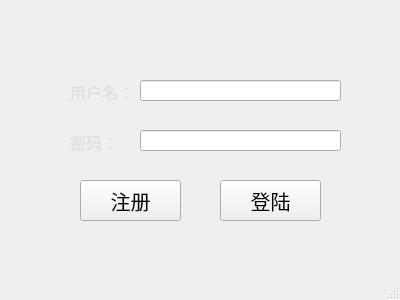
<?xml version="1.0" encoding="UTF-8"?>
<ui version="4.0">
 <class>MainWindow</class>
 <widget class="QMainWindow" name="MainWindow">
  <property name="geometry">
   <rect>
    <x>0</x>
    <y>0</y>
    <width>400</width>
    <height>300</height>
   </rect>
  </property>
  <property name="windowTitle">
   <string>MainWindow</string>
  </property>
  <widget class="QWidget" name="centralWidget">
   <widget class="QLineEdit" name="lineEdit_name">
    <property name="geometry">
     <rect>
      <x>140</x>
      <y>80</y>
      <width>201</width>
      <height>21</height>
     </rect>
    </property>
   </widget>
   <widget class="QPushButton" name="pushButton_login">
    <property name="geometry">
     <rect>
      <x>220</x>
      <y>180</y>
      <width>101</width>
      <height>41</height>
     </rect>
    </property>
    <property name="font">
     <font>
      <family>楷体</family>
      <pointsize>15</pointsize>
     </font>
    </property>
    <property name="text">
     <string>登陆</string>
    </property>
    <property name="iconSize">
     <size>
      <width>20</width>
      <height>20</height>
     </size>
    </property>
   </widget>
   <widget class="QLabel" name="label_password">
    <property name="geometry">
     <rect>
      <x>70</x>
      <y>130</y>
      <width>61</width>
      <height>21</height>
     </rect>
    </property>
    <property name="text">
     <string>&lt;html&gt;&lt;head/&gt;&lt;body&gt;&lt;p&gt;&lt;span style=&quot; font-size:12pt; color:#dedede;&quot;&gt;密码：&lt;/span&gt;&lt;/p&gt;&lt;/body&gt;&lt;/html&gt;</string>
    </property>
   </widget>
   <widget class="QLineEdit" name="lineEdit_password">
    <property name="geometry">
     <rect>
      <x>140</x>
      <y>130</y>
      <width>201</width>
      <height>21</height>
     </rect>
    </property>
    <property name="inputMask">
     <string/>
    </property>
    <property name="echoMode">
     <enum>QLineEdit::Password</enum>
    </property>
   </widget>
   <widget class="QLabel" name="label_name">
    <property name="geometry">
     <rect>
      <x>70</x>
      <y>80</y>
      <width>71</width>
      <height>20</height>
     </rect>
    </property>
    <property name="text">
     <string>&lt;html&gt;&lt;head/&gt;&lt;body&gt;&lt;p&gt;&lt;span style=&quot; font-size:12pt; color:#dedede;&quot;&gt;用户名：&lt;/span&gt;&lt;/p&gt;&lt;/body&gt;&lt;/html&gt;</string>
    </property>
   </widget>
   <widget class="QPushButton" name="pushButton_signup">
    <property name="geometry">
     <rect>
      <x>80</x>
      <y>180</y>
      <width>101</width>
      <height>41</height>
     </rect>
    </property>
    <property name="font">
     <font>
      <family>楷体</family>
      <pointsize>15</pointsize>
     </font>
    </property>
    <property name="text">
     <string>注册</string>
    </property>
   </widget>
  </widget>
  <widget class="QStatusBar" name="statusBar"/>
 </widget>
 <layoutdefault spacing="6" margin="11"/>
 <resources/>
 <connections/>
</ui>
